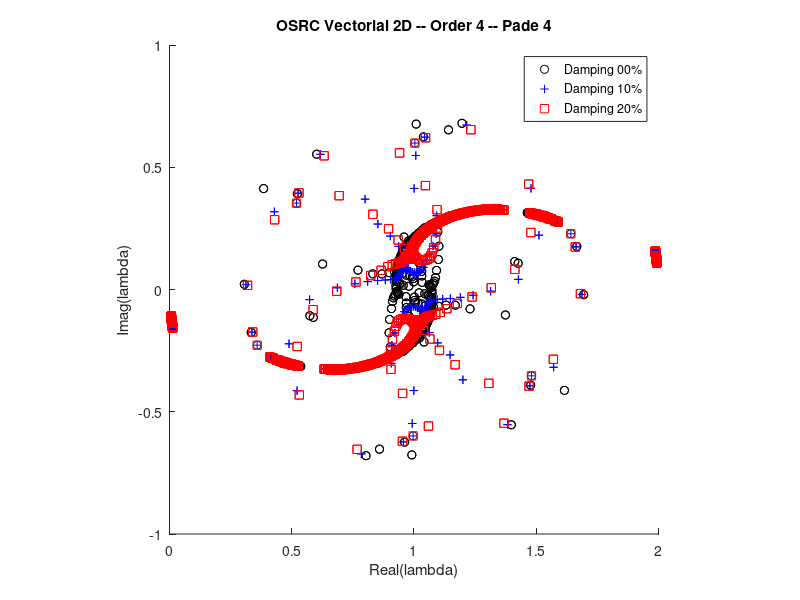

The MATLAB script that drew this image:
clear all;
close all;

l00 = dlmread('l4P4e0.00.csv');
l10 = dlmread('l4P4e0.10.csv');
l20 = dlmread('l4P4e0.20.csv');

figure;
hold on;
plot(real(l00), imag(l00), 'ko');
plot(real(l10), imag(l10), 'b+');
plot(real(l20), imag(l20), 'rs');
hold off;

title('OSRC Vectorial 2D -- Order 4 -- Pade 4');
xlabel('Real(lambda)');
ylabel('Imag(lambda)');
legend({'Damping 00%', 'Damping 10%', 'Damping 20%'});

axis square;
print('vectDamping2d.png');
